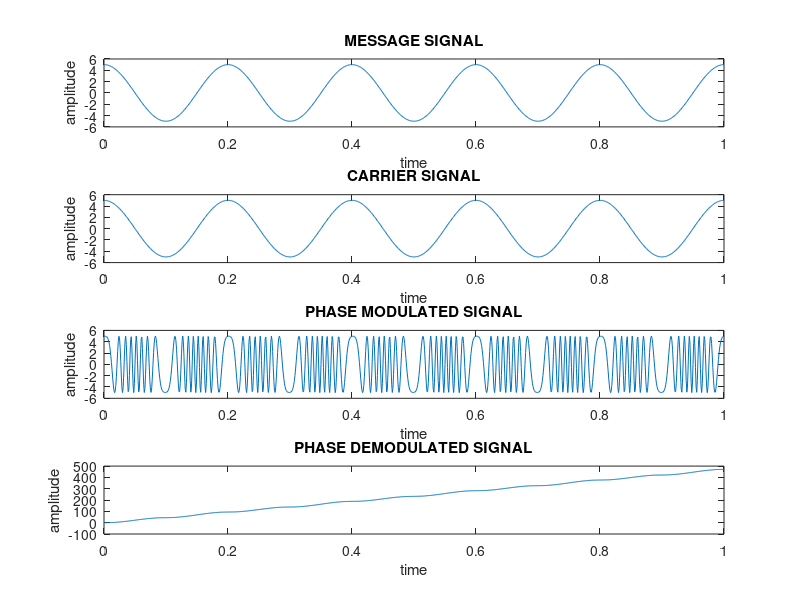

Write the MATLAB code that produced this figure.
%Phase demodulation (always give kp=2)

clc;
close all;
clear all;

t=0:0.001:1;

am=input('Enter message amplitude: ');
fm=input('Enter message frequency: ');
ac=input('Enter carrier amplitude: ');
fc=input('Enter carrier frequency: ');
kp=input('Enter value of phase sensitivity: ');

mt=am*cos(2*pi*fm*t);
ct=ac*cos(2*pi*fc*t);
pt=ac*cos((2*pi*fc*t)+kp*mt); %phase modulated signal
pmh=hilbert(pt);
dem1=unwrap(angle(pmh));
dem2=dem1-(2*pi*fc*t); %demodulated signal

subplot(4,1,1);
plot(t,mt);
title('MESSAGE SIGNAL')
xlabel('time')
ylabel('amplitude')

subplot(4,1,2);
plot(t,ct);
title('CARRIER SIGNAL')
xlabel('time')
ylabel('amplitude')

subplot(4,1,3);
plot(t,pt);
title('PHASE MODULATED SIGNAL')
xlabel('time')
ylabel('amplitude')

subplot(4,1,4);
plot(t,dem2);
title('PHASE DEMODULATED SIGNAL')
xlabel('time')
ylabel('amplitude')